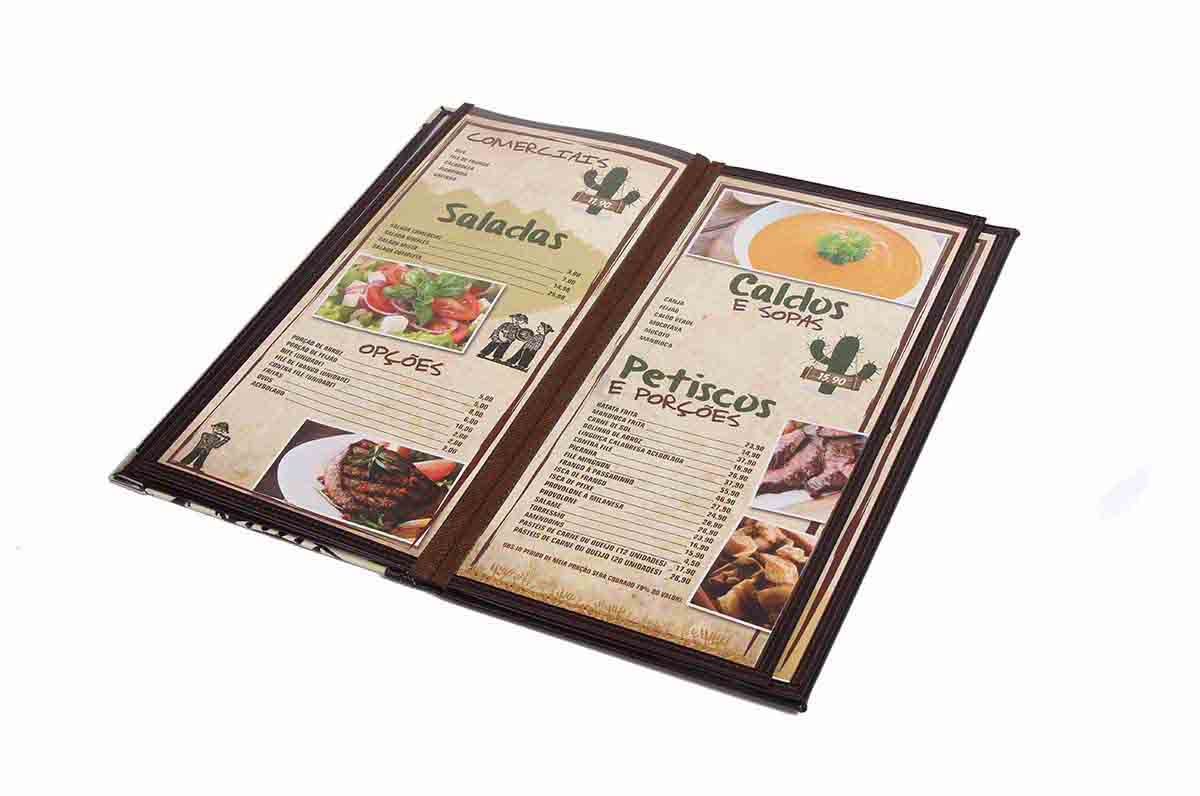
#> input picture TestImages/cardapio.jpg, 1200 x 796 px
$ python findCenters.py --image TestImages/cardapio.jpg
#> lines starting #> are read from the running program, lines starting #| are printed output that depends on the picture; after the words box and inside, x2 and y2 are one past the last pixel; in counts of white or black regions, pixels touching at a corner belong together
#Coding = UTF8

import cv2
import numpy as np
import argparse
import imutils
from colorama import init, Fore

ap = argparse.ArgumentParser()

ap.add_argument("-i", "--image", help = "Path to the source image")
args = vars(ap.parse_args())

image = cv2.imread(args["image"])
#> image is the input picture: shape (796, 1200, 3); mean B, G, R 209, 214.5, 221.7

# cv2.imshow("Imagem",image)

gray = cv2.cvtColor(image, cv2.COLOR_BGR2GRAY)
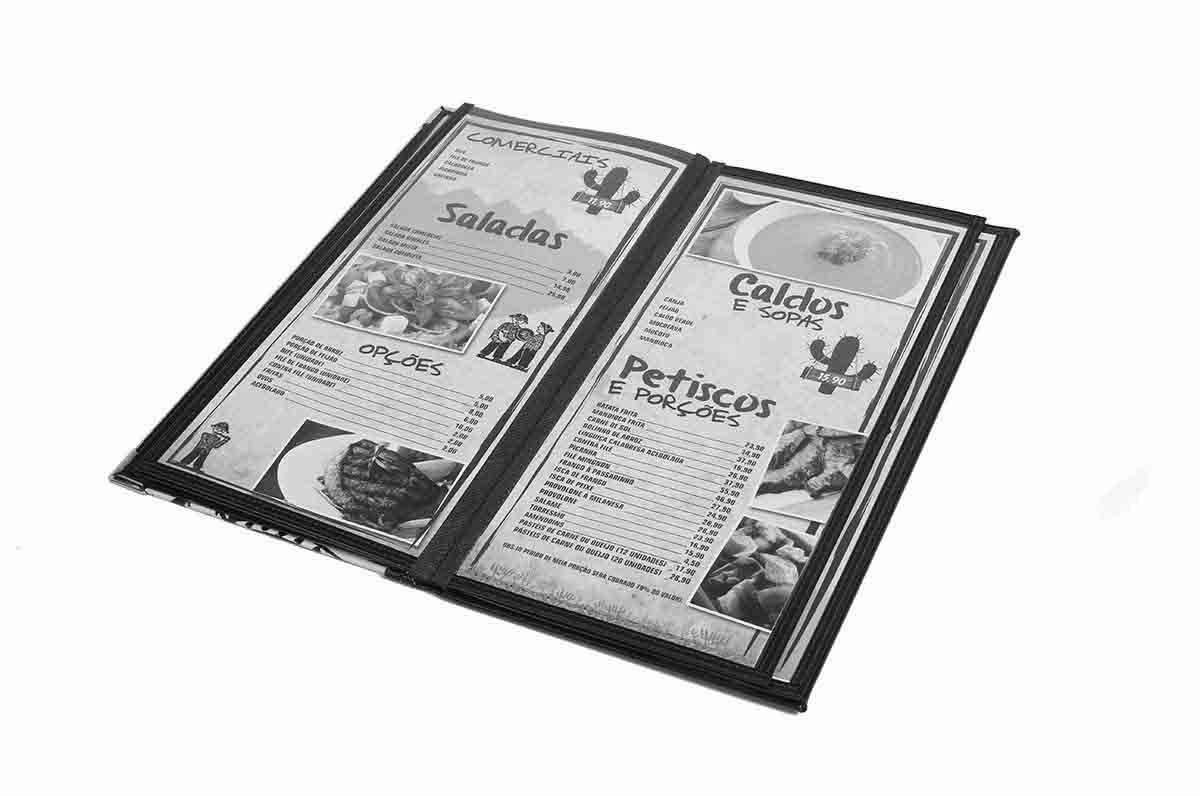
#> gray: shape (796, 1200); min 0, max 255, mean 216
# blurred = cv2.GaussianBlur(gray, (5,5), 5)
blurred = cv2.blur(gray, (20,20))
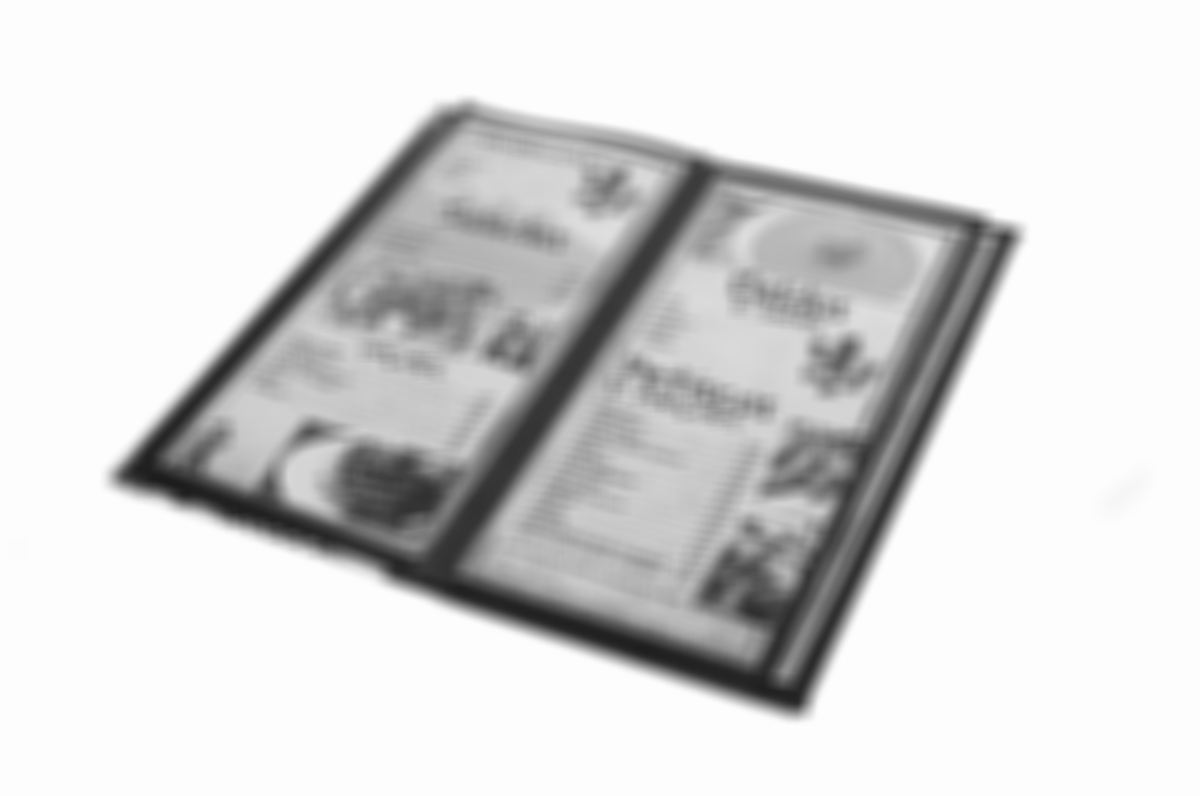
#> blurred: shape (796, 1200); min 28, max 253, mean 216

thresh = cv2.threshold(blurred, 210,255,cv2.THRESH_BINARY_INV)[1]
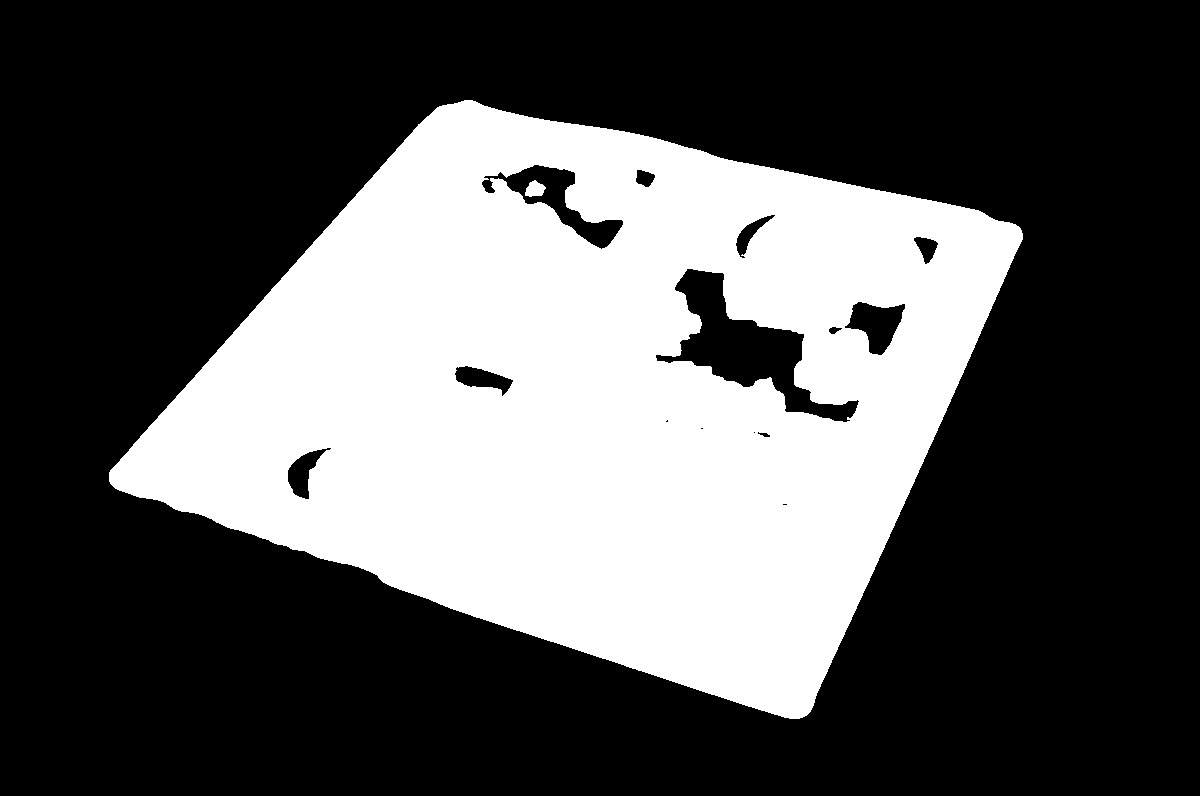
#> thresh: shape (796, 1200); 33.8% white; 2 white regions
cv2.imshow("Gray", blurred)
# cv2.imshow("Original", image)

cv2.waitKey(0)

cnts = cv2.findContours(thresh.copy(), cv2.RETR_EXTERNAL,
	cv2.CHAIN_APPROX_SIMPLE)
#> cnts = 1 contour; box (x1, y1, x2, y2) and area: (109, 100, 1023, 719) 338998
cnts = imutils.grab_contours(cnts)

print(len(cnts))
#| 1

# loop over the contours
for c in cnts:
	# compute the center of the contour
	M = cv2.moments(c)
	cX = int(M["m10"] / M["m00"])
	cY = int(M["m01"] / M["m00"])

	# draw the contour and center of the shape on the image
	cv2.drawContours(image, [c], -1, (0, 255, 0), 2)
	cv2.circle(image, (cX, cY), 7, (0, 255, 255), -1)
	cv2.putText(image, "center", (cX - 20, cY - 20),
		cv2.FONT_HERSHEY_SIMPLEX, 0.5, (255, 255, 255), 2)

	# show the image
	cv2.imshow("Image", image)
	cv2.waitKey(0)
#> this loop made 1 pass
#> (cX, cY) on pass 1: (596, 393)
#> pass 1, `cv2.imshow("Image", image)`:
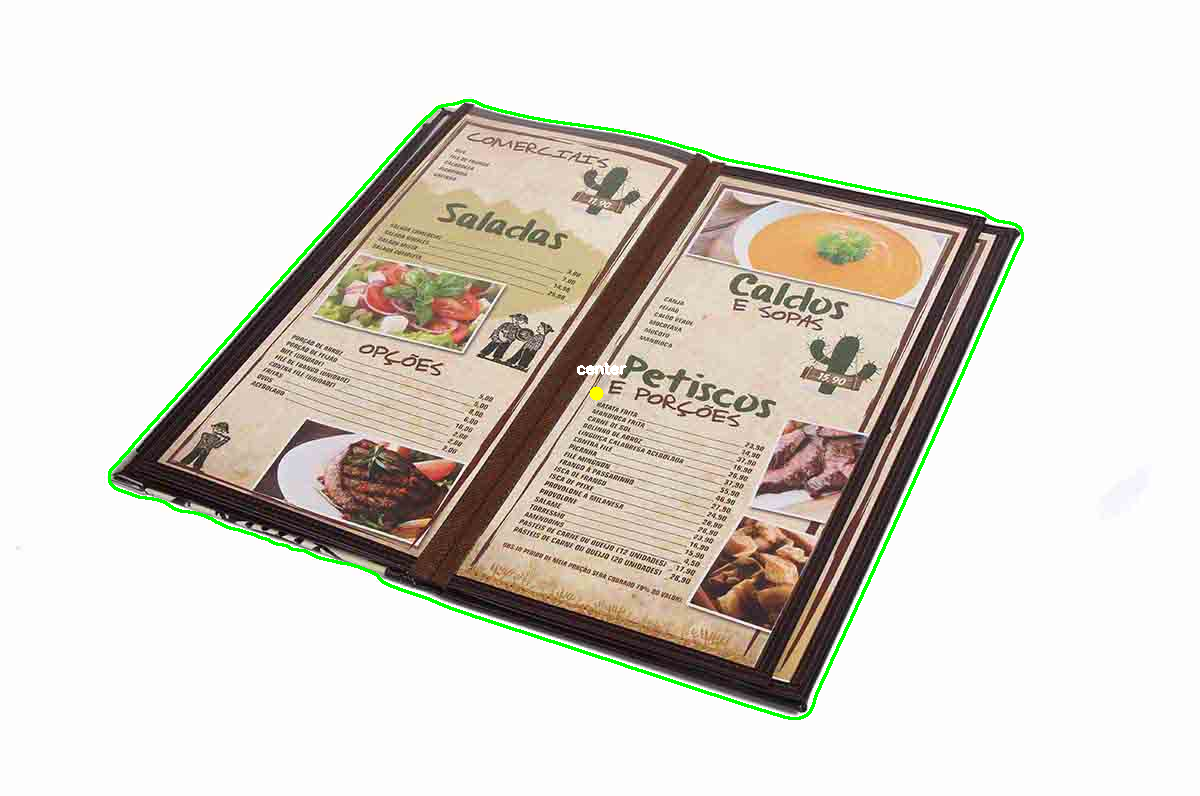
#> window 'Image': shape (796, 1200, 3); mean B, G, R 206.9, 214.6, 219.6
